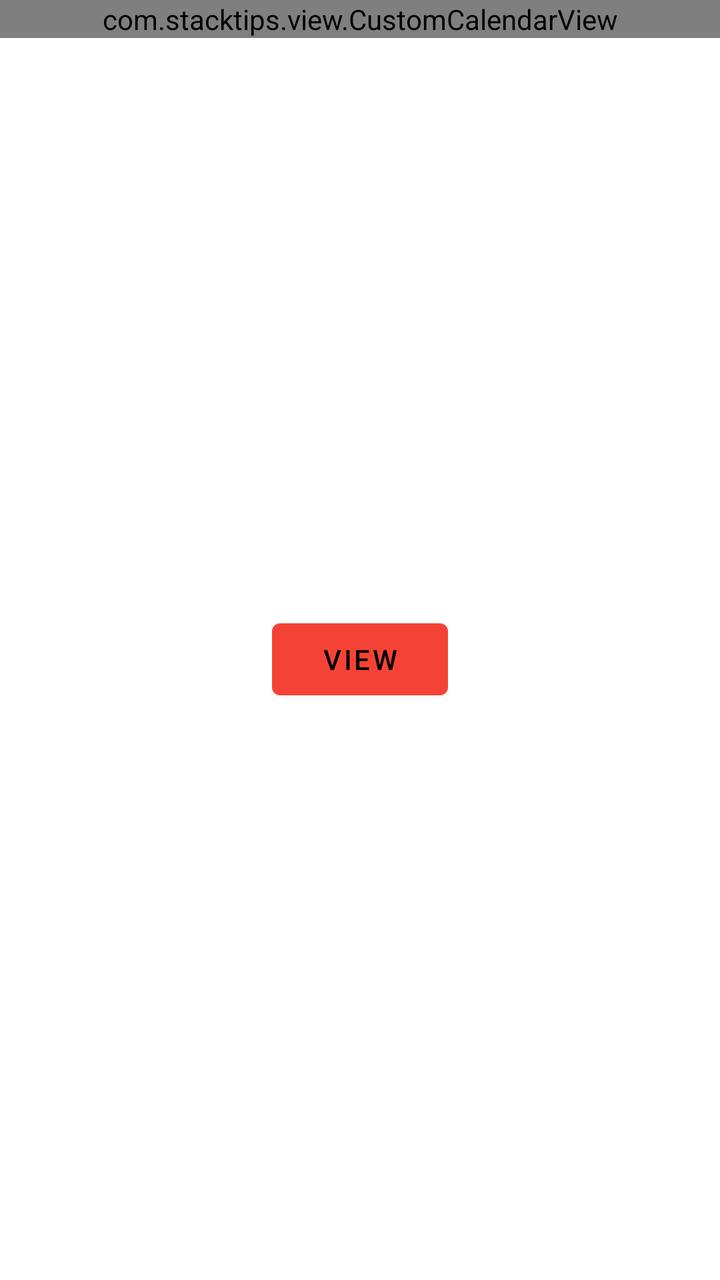
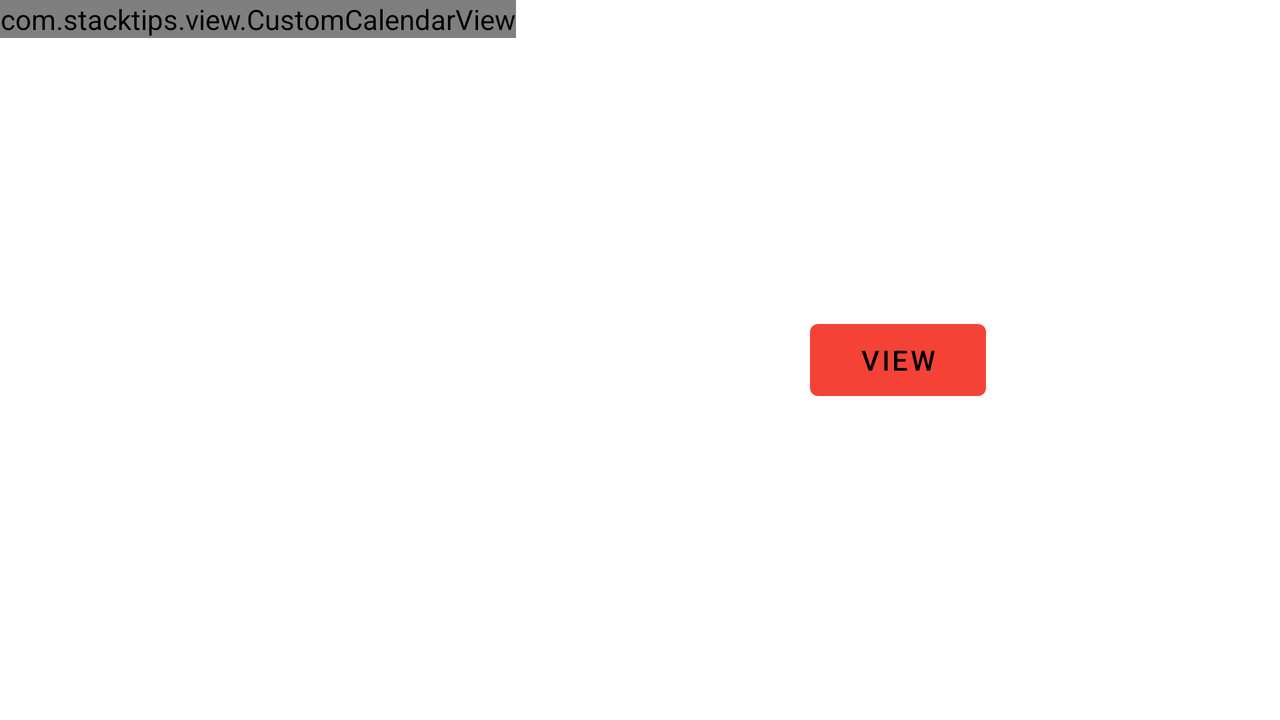

Compare how this app lays out the same screen by default and in its alternative resource folder. The renders come first, then the two layout files and the values they reference.
<!-- AndroidManifest.xml: application theme Theme.ProfileLab -->
<!-- res/layout/fragment_calendar.xml -->
<?xml version="1.0" encoding="utf-8"?>
<FrameLayout xmlns:android="http://schemas.android.com/apk/res/android"
    xmlns:tools="http://schemas.android.com/tools"
    android:layout_width="match_parent"
    android:layout_height="match_parent"
    xmlns:app="http://schemas.android.com/apk/res-auto"
    tools:context=".tabs.CalendarFrag">

    <androidx.constraintlayout.widget.ConstraintLayout
        android:layout_width="match_parent"
        android:layout_height="match_parent"
        tools:ignore="UselessParent">

        <com.stacktips.view.CustomCalendarView
            android:id="@+id/calendarView"
            android:layout_width="match_parent"
            android:layout_height="wrap_content"
            android:background="#ffffff"
            app:layout_constraintTop_toTopOf="parent"
            app:layout_constraintStart_toStartOf="parent"
            app:layout_constraintEnd_toEndOf="parent">
        </com.stacktips.view.CustomCalendarView>

        <Button
            android:id="@+id/buttonView"
            android:layout_width="wrap_content"
            android:layout_height="wrap_content"
            app:layout_constraintEnd_toEndOf="parent"
            app:layout_constraintStart_toStartOf="parent"
            app:layout_constraintTop_toBottomOf="@+id/calendarView"
            app:layout_constraintBottom_toBottomOf="parent"
            android:text="View"
            />

    </androidx.constraintlayout.widget.ConstraintLayout>

</FrameLayout>
<!-- resources referenced by this layout -->
<resources>
  <style name="Theme.ProfileLab" parent="Theme.MaterialComponents.DayNight.DarkActionBar">
          
          <item name="colorPrimary">@color/red_500</item>
          <item name="colorPrimaryVariant">@color/red_700</item>
          <item name="colorOnPrimary">@color/black</item>
          
          <item name="colorSecondary">@color/teal_200</item>
          <item name="colorSecondaryVariant">@color/teal_700</item>
          <item name="colorOnSecondary">@color/black</item>
          
          <item name="android:statusBarColor">?attr/colorPrimaryVariant</item>
          
          <item name="bottomSheetDialogTheme">@style/AppBottomSheetDialogTheme</item>
          <item name="android:forceDarkAllowed" tools:targetApi="q">false</item>
  
  
  
  
      </style>
  <color name="red_500">#F44336</color>
  <color name="red_700">#D32F2F</color>
  <color name="black">#FF000000</color>
  <color name="teal_200">#FF03DAC5</color>
  <color name="teal_700">#FF018786</color>
  <style name="AppBottomSheetDialogTheme" parent="Theme.Design.Light.BottomSheetDialog">
          <item name="bottomSheetStyle">@style/AppModalStyle</item>
          <item name="android:forceDarkAllowed" tools:targetApi="q">false</item>
      </style>
  <style name="AppModalStyle" parent="Widget.Design.BottomSheet.Modal">
          <item name="android:background">@drawable/layout_top_curve</item>
          <item name="android:forceDarkAllowed" tools:targetApi="q">false</item>
      </style>
  <!-- drawable layout_top_curve (drawable) -->
  <shape
      xmlns:android="http://schemas.android.com/apk/res/android">
      <solid
          android:color="@android:color/white">
      </solid>
      <stroke
          android:width="1dp"/>
      <corners
          android:topLeftRadius="11dp"
          android:topRightRadius="11dp">
      </corners>
  </shape>
</resources>
<!-- res/layout-land/fragment_calendar.xml (the repository's variant of the layout above) -->
<!-- drawn on the phone turned sideways -->
<?xml version="1.0" encoding="utf-8"?>
<FrameLayout xmlns:android="http://schemas.android.com/apk/res/android"
    xmlns:tools="http://schemas.android.com/tools"
    android:layout_width="match_parent"
    android:layout_height="match_parent"
    xmlns:app="http://schemas.android.com/apk/res-auto"
    tools:context=".tabs.CalendarFrag">

        <androidx.constraintlayout.widget.ConstraintLayout
            android:layout_width="match_parent"
            android:layout_height="match_parent"
            tools:ignore="UselessParent"
            android:id="@+id/calendarContainer">

            <ScrollView
                android:id="@+id/scrollView2"
                android:layout_width="0dp"
                android:layout_height="match_parent"
                app:layout_constraintStart_toStartOf="parent"
                app:layout_constraintTop_toBottomOf="parent"
                app:layout_constraintTop_toTopOf="parent"
                app:layout_constraintWidth_max="wrap"
                app:layout_constraintWidth_percent="0.8">

                <com.stacktips.view.CustomCalendarView
                    android:id="@+id/calendarView"
                    android:layout_width="wrap_content"
                    android:layout_height="wrap_content"
                    android:background="#ffffff"></com.stacktips.view.CustomCalendarView>
            </ScrollView>

            <Button
                android:id="@+id/buttonView"
                android:layout_width="wrap_content"
                android:layout_height="wrap_content"
                android:text="View"
                app:layout_constraintBottom_toBottomOf="parent"
                app:layout_constraintEnd_toEndOf="parent"
                app:layout_constraintStart_toEndOf="@+id/scrollView2"
                app:layout_constraintTop_toTopOf="parent"
                app:layout_constraintWidth_percent="0.2" />

        </androidx.constraintlayout.widget.ConstraintLayout>
</FrameLayout>
